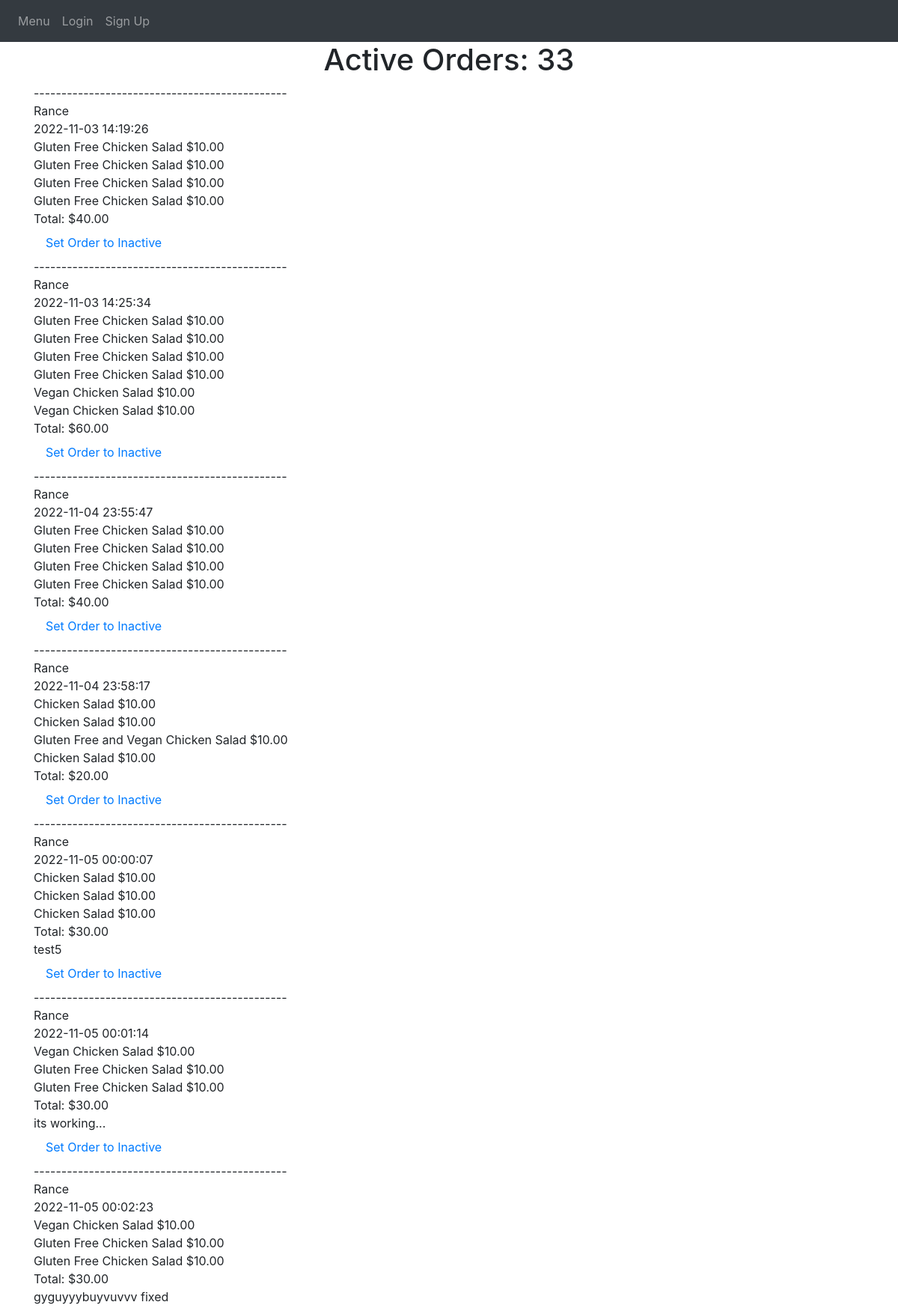
Page /view-orders (upper part) on the committed database.
### avanzareApp/models.py (models this page shows)
class Order(db.Model):
    id = db.Column(db.Integer, primary_key=True)
    name = db.Column(db.String(150))
    comment = db.Column(db.String(10000))
    total = db.Column(db.Float)
    date = db.Column(db.DateTime(timezone=True), default=func.now())
    user_id = db.Column(db.Integer, db.ForeignKey('user.id'))
    is_active = db.Column(db.String(10))
    items = db.relationship('Menu_order')

class Menu_order(db.Model):
    id = db.Column(db.Integer, primary_key=True)
    name = db.Column(db.String(150))
    price = db.Column(db.String(150))
    description = db.Column(db.String(10000))
    menu_type = db.Column(db.String(150))
    gluten_free = db.Column(db.String(150))
    vegan = db.Column(db.String(150))
    date = db.Column(db.DateTime(timezone=True), default=func.now())
    order_id = db.Column(db.Integer, db.ForeignKey('order.id'))

### avanzareApp/views.py (the view)
@views.route('/view-orders', methods=['POST', 'GET'])
def view_orders():
    active_orders = Order.query.filter(Order.is_active == 'Active').all()
    inactive_orders = Order.query.filter(Order.is_active == 'Inactive').all()
    return render_template('view_orders.html', active_orders=active_orders, inactive_orders=inactive_orders, user=current_user)

### avanzareApp/templates/view_orders.html (shortened to what this page needs)
{% extends "base.html" %} {% block title %}Home{% endblock %}
{% block content %}
{% set count = namespace(value=0) %}
{% for order in active_orders %}
    {% set count.value = count.value + 1 %}
{% endfor %}
<h1 align="center">Active Orders: {{ count.value }}</h1>
<div>----------------------------------------------</div>
{% for order in active_orders %}
    {{ order.name }}
    <br />
    {{ order.date }}
    <br />
    {% for item in order.items %}
        {{ item.name }}
        {% set tmp = "$" + (item.price | string) %}
        {{ tmp }}
        <br />
    {% endfor %}
    {% if "${:,.2f}".format(order.total) == "$-0.00" %}
        <div>Total: $0.00</div>
    {% else %}
        <div>Total: {{ "${:,.2f}".format(order.total) }}</div>
    {% endif %}
    {{ order.comment }}
    <a class="nav-item nav-link" href="{{ url_for('views.deactivate_orders', id=order.id) }}">Set Order to Inactive</a>
    <div>----------------------------------------------</div>
{% endfor %}
{% set count = namespace(value=0) %}
{% for order in inactive_orders %}
    {% set count.value = count.value + 1 %}
{% endfor %}
{% endblock %}

### rows in the picture
Order: name "Rance", date "2022-11-03 14:19:26", total "$40.00"
Menu_order: name "Gluten Free Chicken Salad", tmp "$10.00"
Menu_order: name "Gluten Free Chicken Salad", tmp "$10.00"
Menu_order: name "Gluten Free Chicken Salad", tmp "$10.00"
Menu_order: name "Gluten Free Chicken Salad", tmp "$10.00"
Order: name "Rance", date "2022-11-03 14:25:34", total "$60.00"
Menu_order: name "Gluten Free Chicken Salad", tmp "$10.00"
Menu_order: name "Gluten Free Chicken Salad", tmp "$10.00"
Menu_order: name "Gluten Free Chicken Salad", tmp "$10.00"
Menu_order: name "Gluten Free Chicken Salad", tmp "$10.00"
Menu_order: name "Vegan Chicken Salad", tmp "$10.00"
Menu_order: name "Vegan Chicken Salad", tmp "$10.00"
Order: name "Rance", date "2022-11-04 23:55:47", total "$40.00"
Menu_order: name "Gluten Free Chicken Salad", tmp "$10.00"
Menu_order: name "Gluten Free Chicken Salad", tmp "$10.00"
Menu_order: name "Gluten Free Chicken Salad", tmp "$10.00"
Menu_order: name "Gluten Free Chicken Salad", tmp "$10.00"
Order: name "Rance", date "2022-11-04 23:58:17", total "$20.00"
Menu_order: name "Chicken Salad", tmp "$10.00"
Menu_order: name "Chicken Salad", tmp "$10.00"
Menu_order: name "Gluten Free and Vegan Chicken Salad", tmp "$10.00"
Menu_order: name "Chicken Salad", tmp "$10.00"
Order: name "Rance", date "2022-11-05 00:00:07", total "$30.00", comment "test5"
Menu_order: name "Chicken Salad", tmp "$10.00"
Menu_order: name "Chicken Salad", tmp "$10.00"
Menu_order: name "Chicken Salad", tmp "$10.00"
Order: name "Rance", date "2022-11-05 00:01:14", total "$30.00", comment "its working..."
Menu_order: name "Vegan Chicken Salad", tmp "$10.00"
Menu_order: name "Gluten Free Chicken Salad", tmp "$10.00"
Menu_order: name "Gluten Free Chicken Salad", tmp "$10.00"
Order: name "Rance", date "2022-11-05 00:02:23", total "$30.00", comment "gyguyyybuyvuvvv fixed"
Menu_order: name "Vegan Chicken Salad", tmp "$10.00"
Menu_order: name "Gluten Free Chicken Salad", tmp "$10.00"
Menu_order: name "Gluten Free Chicken Salad", tmp "$10.00"

### other values in the picture
{{ count.value }} "33"
